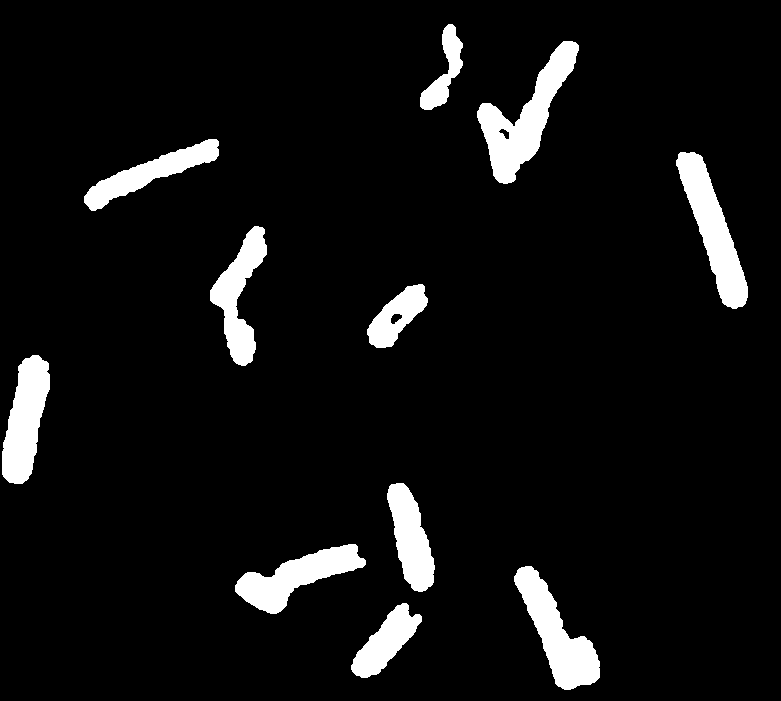
#> input picture 7-Morphological_Image_Processing/7.2-Binary_Erosion/bacteria.png, 781 x 701 px
$ jupyter execute Binary_Erosion.ipynb
#> lines starting #> are read from the running program, lines starting #| are printed output that depends on the picture; after the words box and inside, x2 and y2 are one past the last pixel; in counts of white or black regions, pixels touching at a corner belong together
# CEFET-RJ - UNED Nova Iguaçu

## Dep. Engenharia de Controle e Automação

### Disciplina: Processamento Digital de Imagens

Professor: Gabriel Matos Araujo
<br>
Material de Aula (Conversão em Python)
<br>
Script escrito por Leonardo Martins Reigoto

<b> Original File Heading</b>
<br>

EE368/CS232 Digital Image Processing
<br>
Bernd Girod
<br>
Department of Electrical Engineering, Stanford University
<br>
Script by Qiyuan Tian and David Chen
<br>
Erosion

Loading modules

[cell 1]
import cv2
import matplotlib.pyplot as plt
import numpy as np

Loading image, the number 0 after cv2.imread means that the image is being read on grayscale.

[cell 2]
img=cv2.imread("bacteria.png",0)
#> img: shape (701, 781); 6.7% white; 11 white regions, largest, box (x1, y1, x2, y2) and area: (477, 41, 579, 184) 5078, (676, 152, 748, 309) 4453, (514, 566, 600, 690) 4363

On the example below we will be using the command cv2.getStructure element to get an desired struct element (in this case an Ellipse) with the desired dimensions. After that we will be using cv2.erode, it have 3 inputs (the image that we will erode, a kernel matrix, the number of desired iterations). As we can see, using highter dimensions matrix increases the erosion effect.

[cell 3]
kernel=cv2.getStructuringElement(cv2.MORPH_ELLIPSE,(3,3))
kernel2=cv2.getStructuringElement(cv2.MORPH_ELLIPSE,(7,7))
img_erode= cv2.erode(img, kernel, iterations=1)
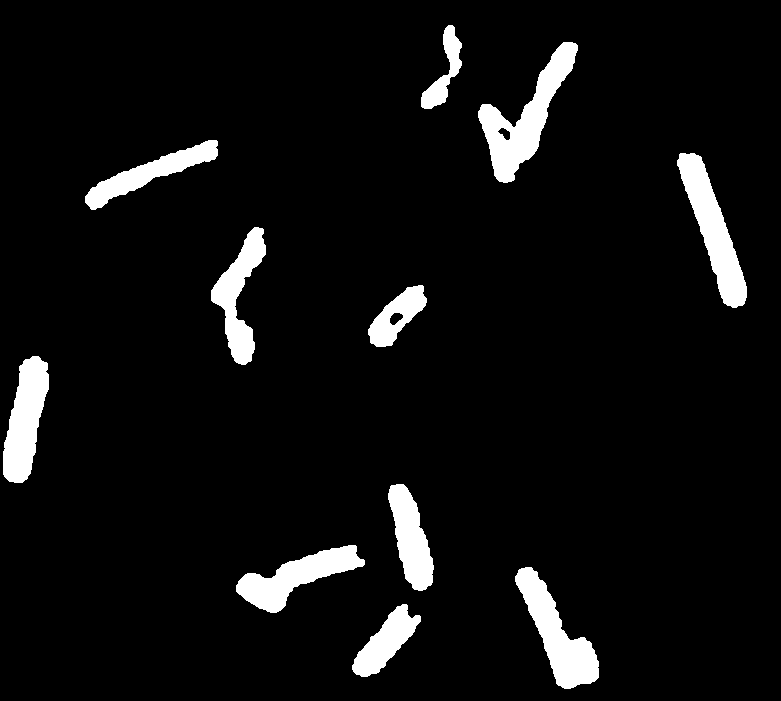
#> img_erode: shape (701, 781); 6.2% white; 11 white regions, largest, box (x1, y1, x2, y2) and area: (478, 42, 578, 183) 4674, (677, 153, 747, 308) 4112, (515, 567, 599, 689) 4057
img_erode2=cv2.erode(img,kernel2,iterations=1)
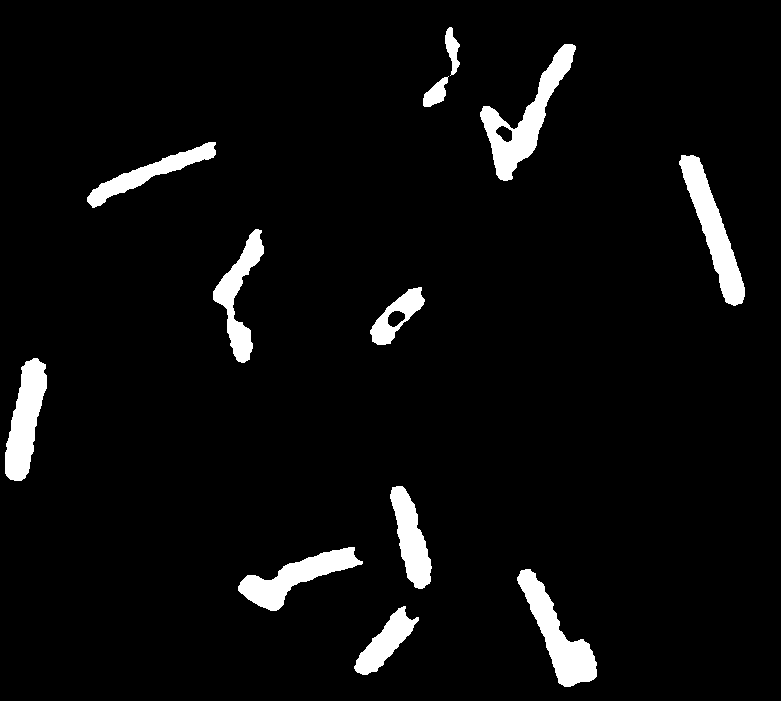
#> img_erode2: shape (701, 781); 4.9% white; 12 white regions, largest, box (x1, y1, x2, y2) and area: (480, 44, 576, 181) 3712, (517, 569, 597, 687) 3360, (679, 155, 745, 306) 3342
cv2.imwrite('erosion_3x3.jpg',img_erode)
cv2.imwrite('erosion_7x7.jpg',img_erode2)
#> Out = True
